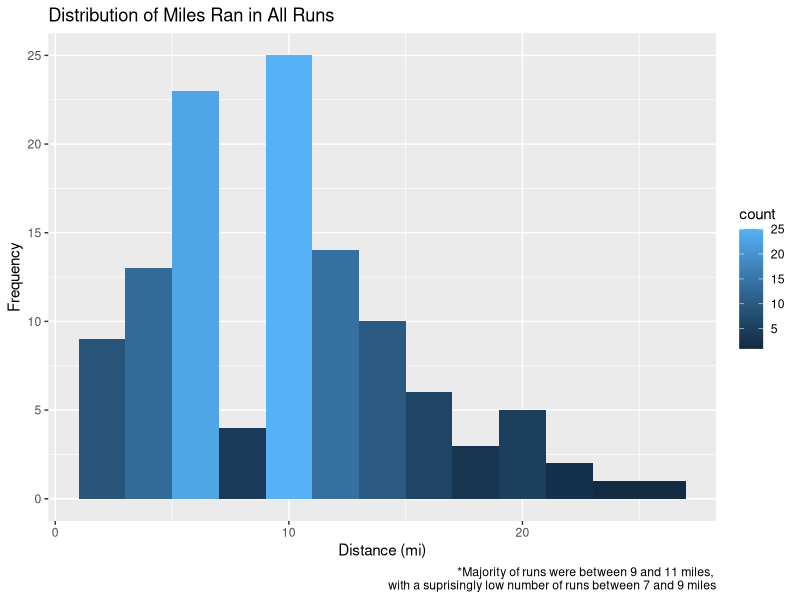
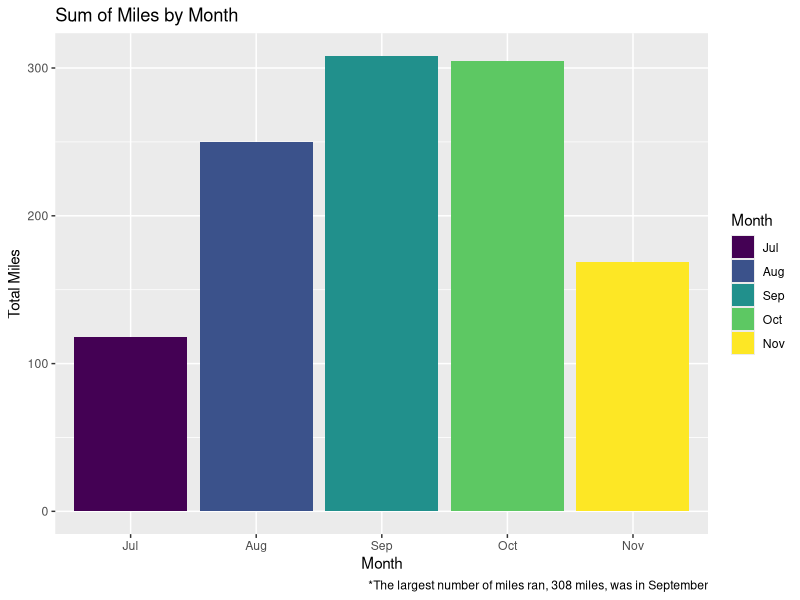
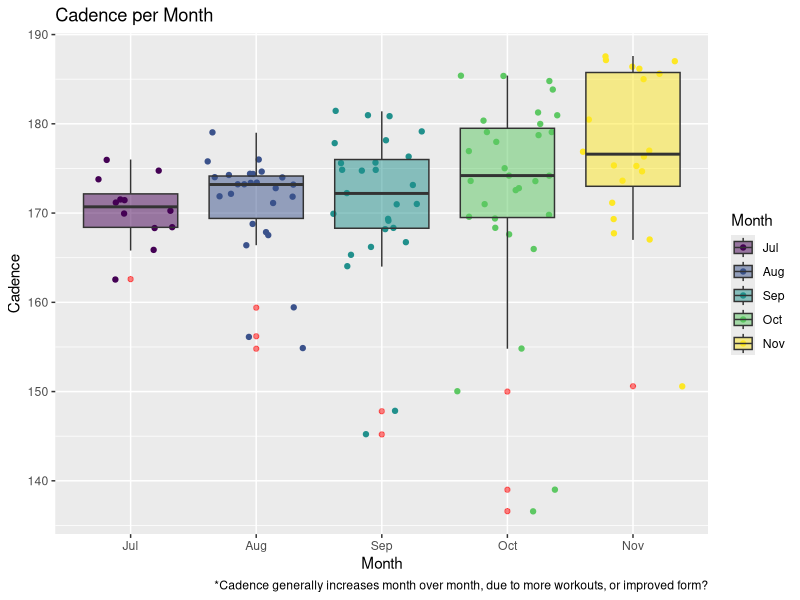
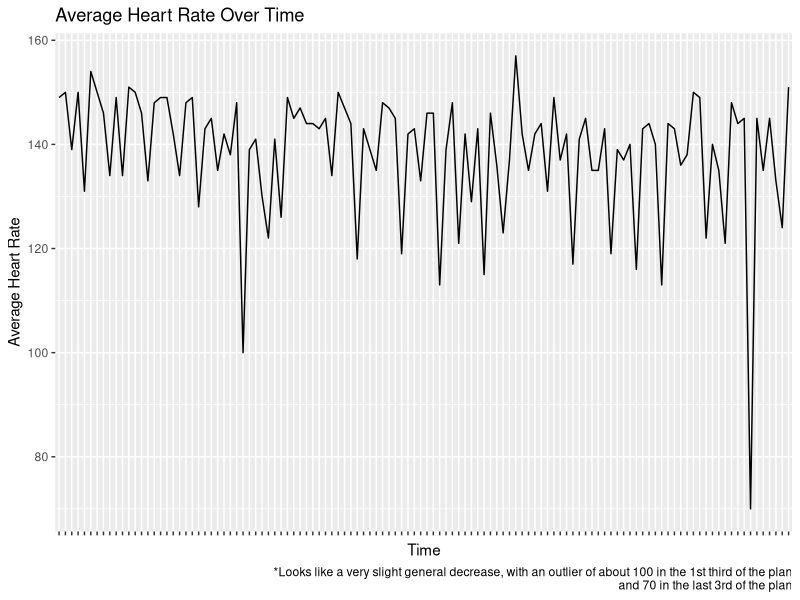

Write the R code that produced these figures, in order. (Note: this script raises an error after producing the figures.)
#install.packages("stringr")  - for manipulating string values
#install.packages("tidyr")    - data cleansing
#install.packages("plyr")     - for renaming columns

setwd("C:/Users/snewns/Dropbox/RunningAnalysis/R_Backups")
#setwd("C:/Users/Nimz/Dropbox/RunningAnalysis/R_Backups")

runs <- read.csv("cleanedMarathonTrainingData.csv")
str(runs)

#remove 1st col
runs$X <- NULL
head(runs,2)
#summary(runs)

#can't save POSIXct into CSV, must change here
runs$Time <- as.POSIXct(runs$Time)#, format = '%H:%M:%S')
runs$avgPace <- as.POSIXct(runs$avgPace)#, format = '%H:%M:%S')
str(runs)

#can't save ordered factors in CSV, must change here
runs$Month <- factor(runs$Month, ordered = TRUE, levels = c("Jul","Aug","Sep","Oct","Nov"))
class(runs$Month)

#load ggplot2
library(ggplot2)

#distance histogram
ggplot(data = runs, aes(x = Distance)) + 
  geom_histogram(binwidth = 2, aes(fill = ..count..)) + 
  xlab("Distance (mi)") + 
  ylab("Frequency") + 
  ggtitle("Distribution of Miles Ran in All Runs") + 
  labs(caption="*Majority of runs were between 9 and 11 miles, 
       with a suprisingly low number of runs between 7 and 9 miles")

#tapply(runs$Distance,runs$Month,sum)
#Aug    Jul    Nov    Oct    Sep 
#251.50 118.08 168.44 304.45 308.14

ggplot(data = runs, aes(x = Month, y = Distance, fill = Month)) + 
  geom_bar(stat="identity") +
  xlab("Month") + 
  ylab("Total Miles") + 
  #coord_flip() + 
  #scale_x_discrete(limits = rev(levels(runs$Month))) +
  #geom_text(vjust=0, colour="red") +
  ggtitle("Sum of Miles by Month") + 
  labs(caption="*The largest number of miles ran, 308 miles, was in September")

#boxplot(Cad ~ monthNum, data = runs)

ggplot(data = runs, aes(Month, Cad)) + 
  geom_jitter(aes(colour = Month)) +
  geom_boxplot(aes(fill = Month), 
               outlier.colour = "red", alpha = 0.5) + #geom_jitter()
  xlab("Month") + 
  ylab("Cadence") + 
  ggtitle("Cadence per Month") + 
  labs(caption="*Cadence generally increases month over month, due to more workouts, or improved form?")

ggplot(data = runs, aes(x = Date, y = Avg.HR)) + 
  geom_line(aes(group=1)) +
  theme(axis.text.x = element_text(size=0, angle=45)) +
  xlab("Time") + 
  ylab("Average Heart Rate") + 
  ggtitle("Average Heart Rate Over Time") + 
  labs(caption="*Looks like a very slight general decrease, with an outlier of about 100 in the 1st third of the plan
      and 70 in the last 3rd of the plan")

ggplot(data = runs, aes(x = Distance, y = testTime)) + geom_point()
  geom_line() +
  theme(axis.text.x = element_text(size=0, angle=45)) +
  xlab("Time") + 
    
  labs(caption="*Loosk like a very slight general decrease, with an outlier of about 100 in the 1st third of the plan
       and 70 in the last 3rd of the plan")
 
  
  
  
  
  
table(mean(runs$Avg.HR),runs$monthNum)

ggplot(data = runs, aes(x = monthNum, y = mean(Avg.HR), fill = Month)) + 
    geom_bar(stat="identity") +
    xlab("Month") + 
    ylab("Total Miles") + 
    #geom_text(vjust=0, colour="red") +
    ggtitle("Sum of Miles by Month") + 
    labs(caption="*The largest number of miles ran, 308 miles, was in September")

ggplot(data = newFullData, aes(x = Date, y = Avg.Speed.Avg.Pace.)) + 
  geom_point()


sum(runs$Distance)

ggplot(data = runs, aes(x = monthNum2, y = Distance, fill = Month)) + 
  geom_bar(stat="identity") +
  xlab("Month") + 
  ylab("Total Miles") + 
  ggtitle("Sum of Miles by Month") + 
  labs(caption="*The largest number of miles ran, 308 miles, was in September")